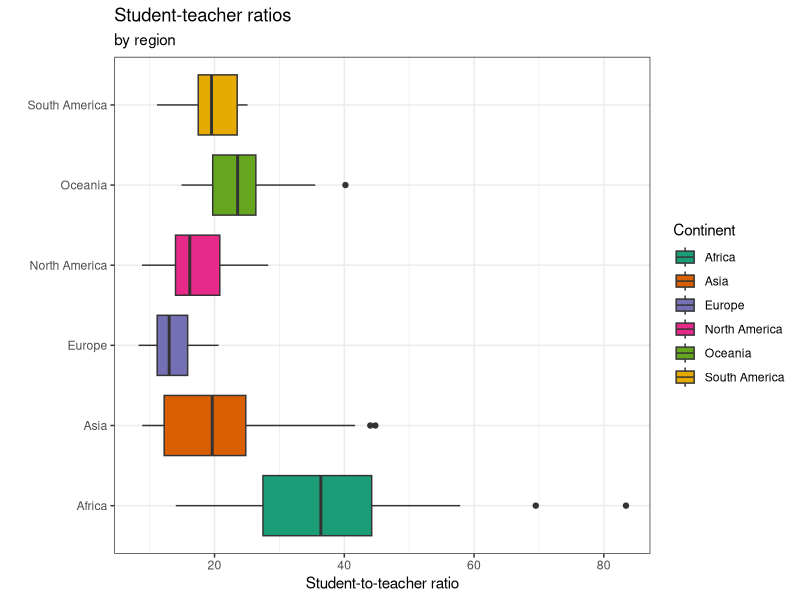
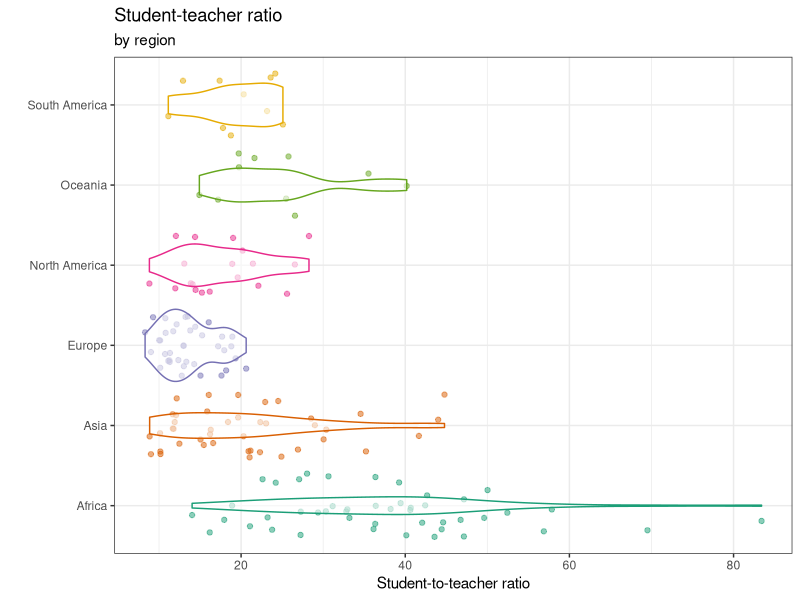
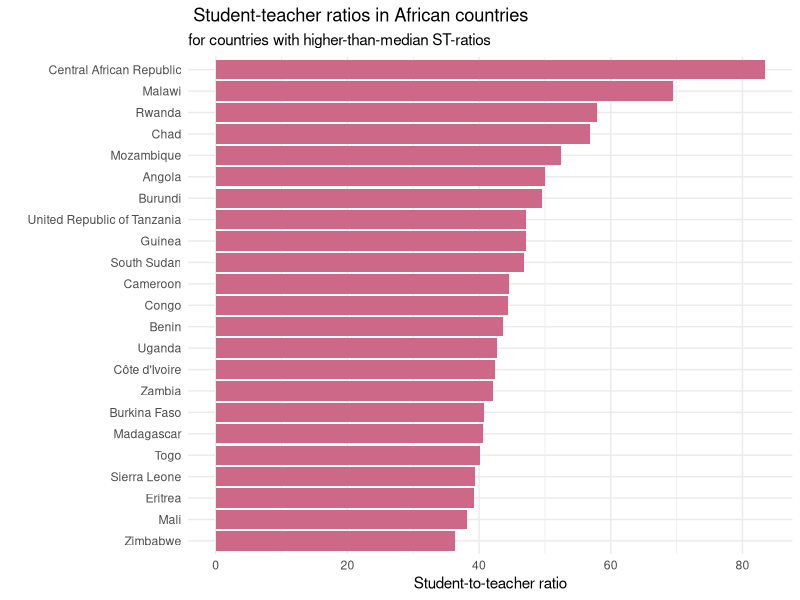

The R script that drew these images, in order:
## ---- chunk 1
library(tidyverse)
## ---- chunk 2
st_ratios <- read_csv("student_teacher_ratios.csv")

## ---- chunk 3

st_ratios

glimpse(st_ratios)
## ---- chunk 4
st_ratios_sel <- st_ratios |> 
  select(country, region, student_ratio)

st_ratios_sel
## ---- chunk 5
st_ratios_sel |> 
  ggplot(aes(x = region, y = student_ratio, fill = region)) +
  geom_boxplot() +
  coord_flip() +
  scale_fill_brewer(palette = "Dark2") +
  theme_bw() +
  labs(
    title = "Student-teacher ratios",
    subtitle = "by region",
    y = "Student-to-teacher ratio",
    x = "",
    fill = "Continent"
  )
  

## ---- chunk 6
st_ratios_sel |> 
  ggplot(aes(x = region, y = student_ratio, colour = region)) +
  geom_jitter(alpha = 0.5) +
  geom_violin(alpha = 0.6) +
  coord_flip() +
  scale_colour_brewer(palette = "Dark2") +
  theme_bw() +
  guides(colour = "none") +
  labs(
    title = "Student-teacher ratio",
    subtitle = "by region",
    x = "",
    y = "Student-to-teacher ratio"
  )

## ---- chunk 7
st_ratios_africa <- st_ratios_sel |> 
  filter(region == "Africa")

st_ratios_africa

## ---- chunk 8
st_ratios_africa |> 
  arrange(student_ratio)

st_ratios_africa |> 
  arrange(-student_ratio)
## ---- chunk 9
st_ratios_africa |> 
  slice_min(order_by = student_ratio, n = 1)

st_ratios_africa |> 
  slice_max(order_by = student_ratio, n = 1) |> 
  pull(country)

## ---- chunk 10
st_ratios_africa |> 
  summarise(median_ratio = median(student_ratio, na.rm = TRUE))

st_ratios_africa |> 
  filter(student_ratio > 36.4)

## ---- chunk 11
median_st_africa <- st_ratios_africa |> 
  summarise(median_ratio = median(student_ratio, na.rm = TRUE)) |> 
  pull(median_ratio)

st_ratios_africa |> 
  filter(student_ratio > median_st_africa)

## ---- chunk 12
st_ratios_africa |> 
  filter(student_ratio > median(student_ratio, na.rm=TRUE)) |> 
  ggplot(aes(x = reorder(country,student_ratio), y = student_ratio)) +
  geom_col(fill = "palevioletred3") +
  coord_flip() +
  theme_minimal() +
  labs(
    title = " Student-teacher ratios in African countries",
    subtitle = "for countries with higher-than-median ST-ratios",
    x = "",
    y = "Student-to-teacher ratio"
  )

